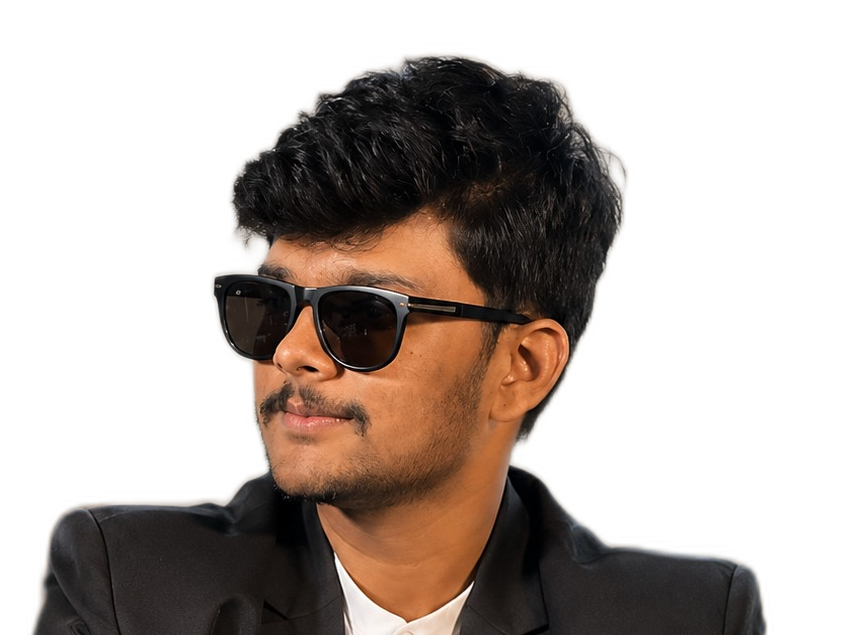
#> input picture data/portrait-cutout.png, 860 x 635 px
$ python make_portrait.py
#> lines starting #> are read from the running program, lines starting #| are printed output that depends on the picture
#!/usr/bin/env python3
"""Turn a cut-out photo into the dot grid used by the hero card.

    python scripts/make_portrait.py [data/portrait-cutout.png]

Input: a PNG with a transparent background (any background remover works),
cropped to roughly 4:3 around head and shoulders.
Output: data/portrait.json, a list of [col, row, lightness 0-99] for every
cell that falls on the subject. render_cards.py draws it; this script is the
only one that needs extra packages (pip install pillow numpy).
"""
import json
import sys
from pathlib import Path

import numpy as np
from PIL import Image, ImageFilter, ImageOps

ROOT = Path(__file__).resolve().parent.parent
COLS = 78  # more columns = finer portrait, bigger SVG

src = Path(sys.argv[1]) if len(sys.argv) > 1 else ROOT / "data" / "portrait-cutout.png"
im = Image.open(src).convert("RGBA")
#> im is the input picture: PIL image 860x635 RGBA; mean R, G, B, A 116.2, 100.7, 84.4, 104.7
alpha = im.getchannel("A")
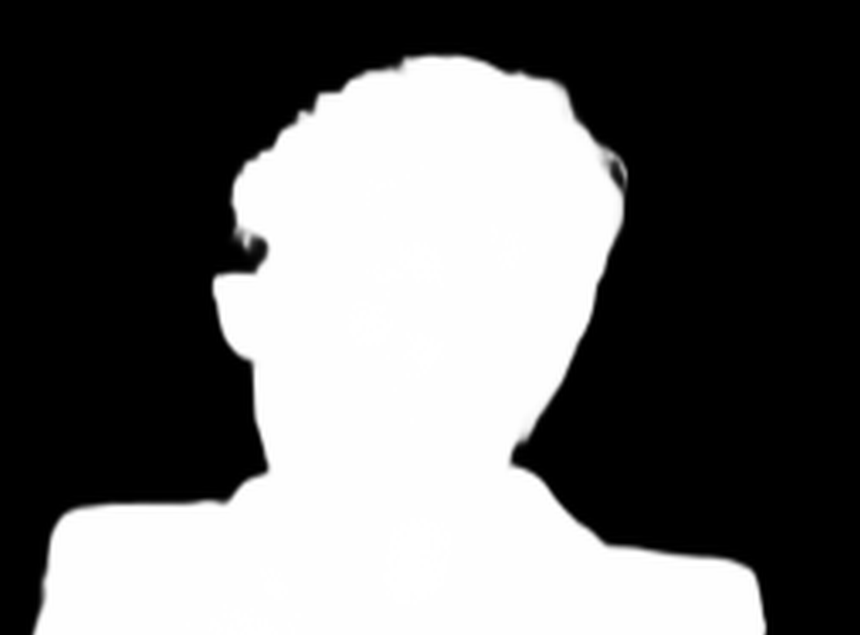
#> alpha: PIL image 860x635 L; min 0, max 255, mean 104.7
grey = ImageOps.grayscale(im.convert("RGB"))
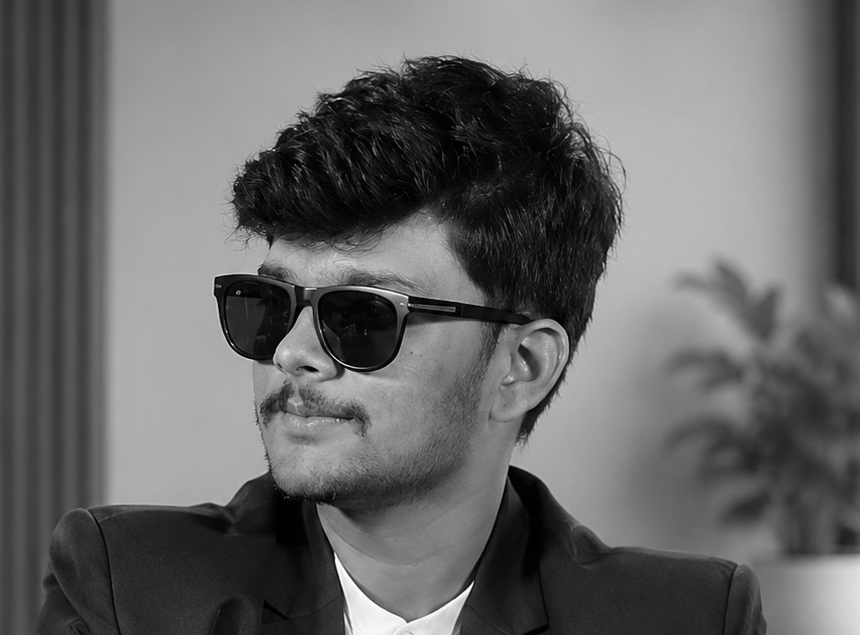
#> grey: PIL image 860x635 L; min 0, max 255, mean 103.5
grey = ImageOps.autocontrast(grey, cutoff=1, mask=alpha.point(lambda a: 255 if a > 128 else 0))
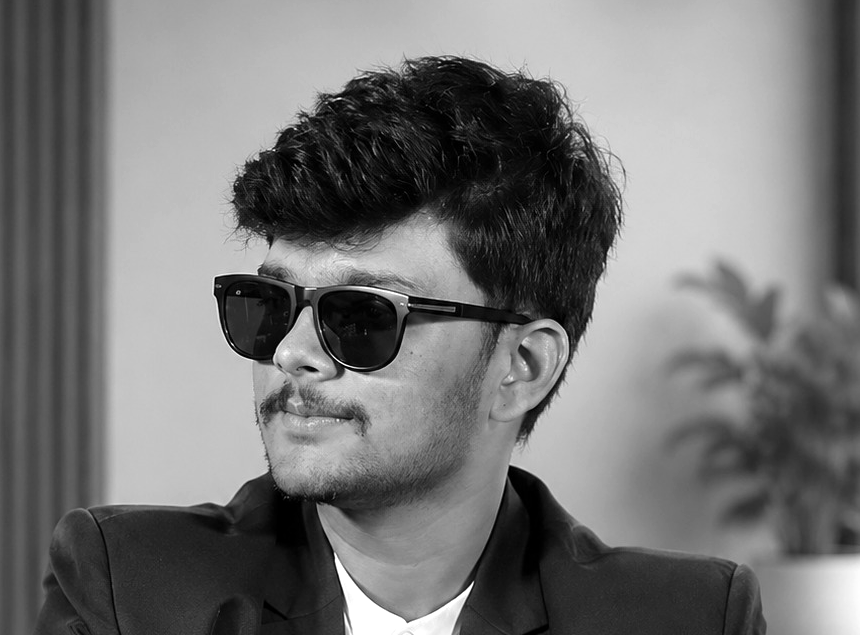
#> grey: PIL image 860x635 L; min 0, max 255, mean 116.6
grey = grey.filter(ImageFilter.GaussianBlur(im.width / COLS / 4))
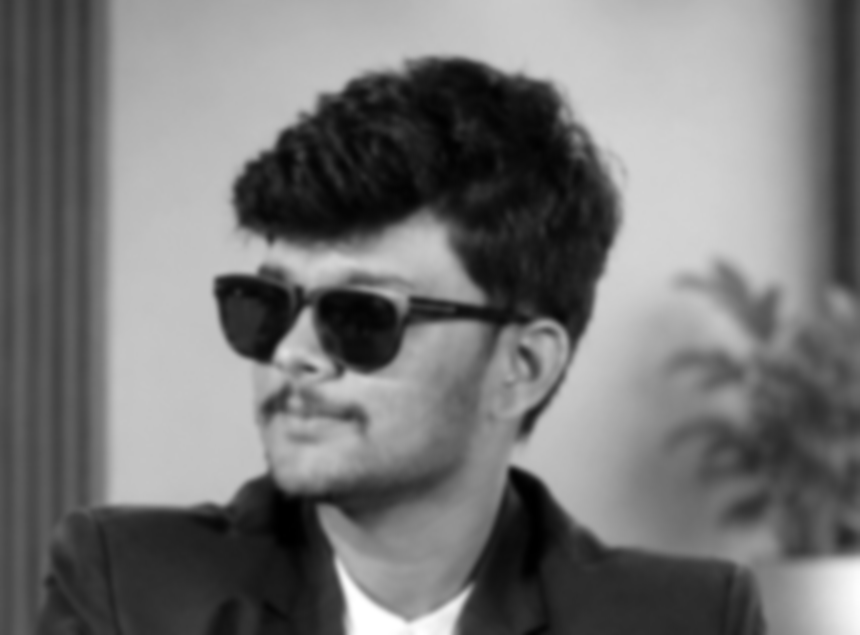
#> grey: PIL image 860x635 L; min 0, max 255, mean 116.6
L, A = np.asarray(grey) / 255.0, np.asarray(alpha) / 255.0

cell = im.width / COLS
#> cell = 11.03
rows = int(im.height / cell)
#> rows = 57
cells = []
for j in range(rows):
    for i in range(COLS):
        x = (i + (0.5 if j % 2 else 0)) * cell  # odd rows shift half a cell
        x0, x1, y0, y1 = int(x), int(min(im.width, x + cell)), int(j * cell), int((j + 1) * cell)
        if x1 <= x0 or A[y0:y1, x0:x1].mean() < 0.5:
            continue
        cells.append([i, j, min(99, round(float(L[y0:y1, x0:x1].mean()) * 100))])
#> after the loop, cells = 1813 items, first 6: [36, 5, 57], [37, 5, 50], [38, 5, 37], [39, 5, 36], [40, 5, 33], [41, 5, 34]

out = ROOT / "data" / "portrait.json"
out.write_text(json.dumps({"cols": COLS, "rows": rows, "cells": cells}, separators=(",", ":")) + "\n")
print(f"{len(cells)} dots, {COLS}x{rows} grid -> {out.relative_to(ROOT)}")
#| 1813 dots, 78x57 grid -> data/portrait.json
